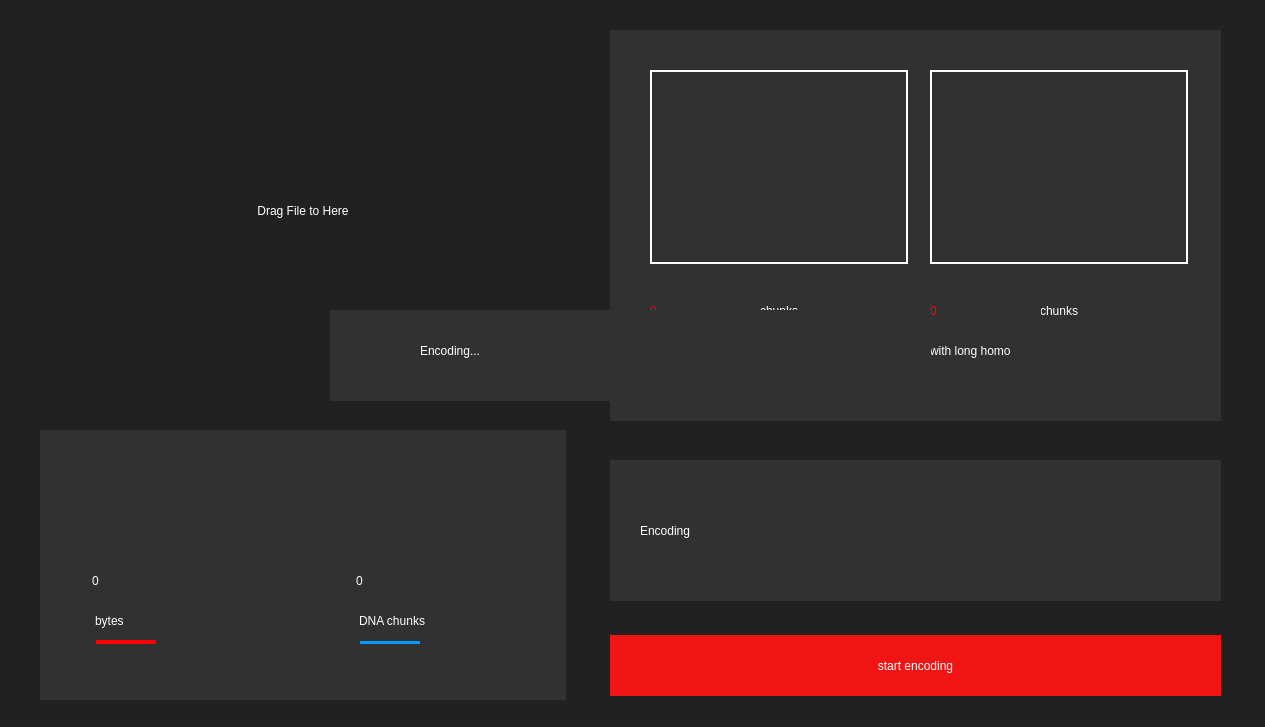
<?xml version="1.0" encoding="UTF-8"?>
<ui version="4.0">
 <class>EncodeWidget</class>
 <widget class="QWidget" name="EncodeWidget">
  <property name="geometry">
   <rect>
    <x>0</x>
    <y>0</y>
    <width>1265</width>
    <height>727</height>
   </rect>
  </property>
  <property name="acceptDrops">
   <bool>true</bool>
  </property>
  <property name="windowTitle">
   <string>Form</string>
  </property>
  <property name="styleSheet">
   <string notr="true">background-color: rgb(34, 33, 33);</string>
  </property>
  <widget class="QLabel" name="label_preview">
   <property name="geometry">
    <rect>
     <x>40</x>
     <y>40</y>
     <width>526</width>
     <height>341</height>
    </rect>
   </property>
   <property name="acceptDrops">
    <bool>true</bool>
   </property>
   <property name="styleSheet">
    <string notr="true">font: 75 20pt &quot;Segoe UI&quot;;
color: rgb(255, 255, 255);</string>
   </property>
   <property name="text">
    <string>Drag File to Here</string>
   </property>
   <property name="alignment">
    <set>Qt::AlignCenter</set>
   </property>
  </widget>
  <widget class="QLabel" name="label_file_name">
   <property name="geometry">
    <rect>
     <x>40</x>
     <y>381</y>
     <width>526</width>
     <height>30</height>
    </rect>
   </property>
   <property name="acceptDrops">
    <bool>true</bool>
   </property>
   <property name="styleSheet">
    <string notr="true">font: 400 14pt &quot;Segoe UI&quot;;
color: rgb(255, 255, 255);</string>
   </property>
   <property name="text">
    <string/>
   </property>
   <property name="alignment">
    <set>Qt::AlignCenter</set>
   </property>
  </widget>
  <widget class="QWidget" name="widget_size" native="true">
   <property name="geometry">
    <rect>
     <x>40</x>
     <y>430</y>
     <width>526</width>
     <height>270</height>
    </rect>
   </property>
   <property name="acceptDrops">
    <bool>true</bool>
   </property>
   <property name="styleSheet">
    <string notr="true">background-color: rgb(50, 49, 49);</string>
   </property>
  </widget>
  <widget class="QLabel" name="label_file_size">
   <property name="geometry">
    <rect>
     <x>92</x>
     <y>560</y>
     <width>211</width>
     <height>41</height>
    </rect>
   </property>
   <property name="acceptDrops">
    <bool>true</bool>
   </property>
   <property name="styleSheet">
    <string notr="true">font: 500 20pt &quot;Segoe UI&quot;;
color: white;
background-color: rgb(50, 49, 49);</string>
   </property>
   <property name="text">
    <string>0</string>
   </property>
  </widget>
  <widget class="QLabel" name="label_chunk_num">
   <property name="geometry">
    <rect>
     <x>356</x>
     <y>560</y>
     <width>151</width>
     <height>41</height>
    </rect>
   </property>
   <property name="acceptDrops">
    <bool>true</bool>
   </property>
   <property name="styleSheet">
    <string notr="true">font: 500 20pt &quot;Segoe UI&quot;;
color: white;
background-color: rgb(50, 49, 49);</string>
   </property>
   <property name="text">
    <string>0</string>
   </property>
  </widget>
  <widget class="QLabel" name="label_byte_5">
   <property name="geometry">
    <rect>
     <x>360</x>
     <y>640</y>
     <width>60</width>
     <height>4</height>
    </rect>
   </property>
   <property name="acceptDrops">
    <bool>true</bool>
   </property>
   <property name="styleSheet">
    <string notr="true">background-color: rgb(2, 154, 255);</string>
   </property>
   <property name="text">
    <string/>
   </property>
  </widget>
  <widget class="QLabel" name="label_byte">
   <property name="geometry">
    <rect>
     <x>95</x>
     <y>600</y>
     <width>211</width>
     <height>41</height>
    </rect>
   </property>
   <property name="acceptDrops">
    <bool>true</bool>
   </property>
   <property name="styleSheet">
    <string notr="true">font: 75 12pt &quot;Segoe UI&quot;;
color: white;
background-color: rgb(50, 49, 49);</string>
   </property>
   <property name="text">
    <string>bytes</string>
   </property>
  </widget>
  <widget class="QLabel" name="label_byte_3">
   <property name="geometry">
    <rect>
     <x>359</x>
     <y>600</y>
     <width>171</width>
     <height>41</height>
    </rect>
   </property>
   <property name="acceptDrops">
    <bool>true</bool>
   </property>
   <property name="styleSheet">
    <string notr="true">font: 75 12pt &quot;Segoe UI&quot;;
color: white;
background-color: rgb(50, 49, 49);</string>
   </property>
   <property name="text">
    <string>DNA chunks</string>
   </property>
  </widget>
  <widget class="QLabel" name="label_byte_2">
   <property name="geometry">
    <rect>
     <x>96</x>
     <y>640</y>
     <width>60</width>
     <height>4</height>
    </rect>
   </property>
   <property name="acceptDrops">
    <bool>true</bool>
   </property>
   <property name="styleSheet">
    <string notr="true">background-color: rgb(255, 0, 0);</string>
   </property>
   <property name="text">
    <string/>
   </property>
  </widget>
  <widget class="QPushButton" name="pushButton_icon_file">
   <property name="geometry">
    <rect>
     <x>106</x>
     <y>470</y>
     <width>56</width>
     <height>56</height>
    </rect>
   </property>
   <property name="acceptDrops">
    <bool>true</bool>
   </property>
   <property name="styleSheet">
    <string notr="true">border: 0px;
background-color: rgb(50, 49, 49);</string>
   </property>
   <property name="text">
    <string/>
   </property>
  </widget>
  <widget class="QPushButton" name="pushButton_icon_array">
   <property name="geometry">
    <rect>
     <x>260</x>
     <y>470</y>
     <width>56</width>
     <height>56</height>
    </rect>
   </property>
   <property name="acceptDrops">
    <bool>true</bool>
   </property>
   <property name="styleSheet">
    <string notr="true">border: 0px;
background-color: rgb(50, 49, 49);</string>
   </property>
   <property name="text">
    <string/>
   </property>
  </widget>
  <widget class="QPushButton" name="pushButton_icon_dna">
   <property name="geometry">
    <rect>
     <x>426</x>
     <y>470</y>
     <width>56</width>
     <height>56</height>
    </rect>
   </property>
   <property name="acceptDrops">
    <bool>true</bool>
   </property>
   <property name="styleSheet">
    <string notr="true">border: 0px;
background-color: rgb(50, 49, 49);</string>
   </property>
   <property name="text">
    <string/>
   </property>
  </widget>
  <widget class="QLabel" name="label_homo_graph">
   <property name="geometry">
    <rect>
     <x>930</x>
     <y>70</y>
     <width>258</width>
     <height>194</height>
    </rect>
   </property>
   <property name="acceptDrops">
    <bool>true</bool>
   </property>
   <property name="styleSheet">
    <string notr="true">font: 75 20pt &quot;Segoe UI&quot;;
color: white;
background-color: rgb(50, 49, 49);
border: 2px solid white;</string>
   </property>
   <property name="text">
    <string/>
   </property>
  </widget>
  <widget class="QLabel" name="label_byte_6">
   <property name="geometry">
    <rect>
     <x>1040</x>
     <y>290</y>
     <width>61</width>
     <height>41</height>
    </rect>
   </property>
   <property name="acceptDrops">
    <bool>true</bool>
   </property>
   <property name="styleSheet">
    <string notr="true">font: 75 12pt &quot;Segoe UI&quot;;
color: white;
background-color: rgb(50, 49, 49);</string>
   </property>
   <property name="text">
    <string>chunks</string>
   </property>
  </widget>
  <widget class="QLabel" name="label_homo_chunks">
   <property name="geometry">
    <rect>
     <x>930</x>
     <y>290</y>
     <width>111</width>
     <height>41</height>
    </rect>
   </property>
   <property name="acceptDrops">
    <bool>true</bool>
   </property>
   <property name="styleSheet">
    <string notr="true">font: 500 20pt &quot;Segoe UI&quot;;
color: red;
background-color: rgb(50, 49, 49);</string>
   </property>
   <property name="text">
    <string>0</string>
   </property>
  </widget>
  <widget class="QLabel" name="label_byte_8">
   <property name="geometry">
    <rect>
     <x>930</x>
     <y>330</y>
     <width>171</width>
     <height>41</height>
    </rect>
   </property>
   <property name="acceptDrops">
    <bool>true</bool>
   </property>
   <property name="styleSheet">
    <string notr="true">font: 500 12pt &quot;Segoe UI&quot;;
color: white;
background-color: rgb(50, 49, 49);</string>
   </property>
   <property name="text">
    <string>with long homo</string>
   </property>
  </widget>
  <widget class="QWidget" name="widget_chunks" native="true">
   <property name="geometry">
    <rect>
     <x>610</x>
     <y>30</y>
     <width>611</width>
     <height>391</height>
    </rect>
   </property>
   <property name="acceptDrops">
    <bool>true</bool>
   </property>
   <property name="styleSheet">
    <string notr="true">background-color: rgb(50, 49, 49);</string>
   </property>
  </widget>
  <widget class="QWidget" name="widget_config" native="true">
   <property name="geometry">
    <rect>
     <x>610</x>
     <y>460</y>
     <width>611</width>
     <height>141</height>
    </rect>
   </property>
   <property name="acceptDrops">
    <bool>true</bool>
   </property>
   <property name="styleSheet">
    <string notr="true">background-color: rgb(50, 49, 49);</string>
   </property>
   <widget class="QLabel" name="label_byte_9">
    <property name="geometry">
     <rect>
      <x>30</x>
      <y>50</y>
      <width>171</width>
      <height>41</height>
     </rect>
    </property>
    <property name="acceptDrops">
     <bool>true</bool>
    </property>
    <property name="styleSheet">
     <string notr="true">font: 500 20pt &quot;Segoe UI&quot;;
color: white;
background-color: rgb(50, 49, 49);</string>
    </property>
    <property name="text">
     <string>Encoding</string>
    </property>
   </widget>
  </widget>
  <widget class="QPushButton" name="pushButton_start">
   <property name="geometry">
    <rect>
     <x>610</x>
     <y>635</y>
     <width>611</width>
     <height>61</height>
    </rect>
   </property>
   <property name="acceptDrops">
    <bool>true</bool>
   </property>
   <property name="styleSheet">
    <string notr="true">QPushButton#pushButton_start{
border: 0px;
background-color: rgb(240, 20, 20);
font: 500 20pt &quot;Segoe UI&quot;;
color: white;}
QPushButton#pushButton_start:pressed{
border: 0px;
background-color: qradialgradient(spread:pad, cx:0.5, cy:0.5, radius:0.5, fx:0.5, fy:0.5, stop:0.24 rgba(240, 20, 20, 180), stop:0.52 rgba(240, 20, 20, 210), stop:1 rgba(240, 20, 20, 240));
font: 500 20pt &quot;Segoe UI&quot;;
color: white;}</string>
   </property>
   <property name="text">
    <string>start encoding</string>
   </property>
  </widget>
  <widget class="QPushButton" name="pushButton_icon_fountain">
   <property name="geometry">
    <rect>
     <x>880</x>
     <y>500</y>
     <width>56</width>
     <height>56</height>
    </rect>
   </property>
   <property name="acceptDrops">
    <bool>true</bool>
   </property>
   <property name="styleSheet">
    <string notr="true">QPushButton#pushButton_icon_fountain{
border: 0px;
background-color: rgb(50, 49, 49);
}
QPushButton#pushButton_icon_fountain:hover{
border: 1px solid rgb(255, 170, 0);
background-color: rgb(50, 49, 49);
}
</string>
   </property>
   <property name="text">
    <string/>
   </property>
  </widget>
  <widget class="QPushButton" name="pushButton_icon_mask">
   <property name="geometry">
    <rect>
     <x>1040</x>
     <y>500</y>
     <width>56</width>
     <height>56</height>
    </rect>
   </property>
   <property name="acceptDrops">
    <bool>true</bool>
   </property>
   <property name="styleSheet">
    <string notr="true">QPushButton#pushButton_icon_mask{
border: 0px;
background-color: rgb(50, 49, 49);
}
QPushButton#pushButton_icon_mask:hover{
border: 1px solid rgb(255, 170, 0);
background-color: rgb(50, 49, 49);
}
</string>
   </property>
   <property name="text">
    <string/>
   </property>
  </widget>
  <widget class="QLabel" name="label_file_alarm">
   <property name="geometry">
    <rect>
     <x>462</x>
     <y>320</y>
     <width>340</width>
     <height>60</height>
    </rect>
   </property>
   <property name="styleSheet">
    <string notr="true">border-radius:8px;
border: 3px solid rgb(230, 60, 60);
background-color: rgb(180, 30, 30);
font: 400 18pt &quot;Segoe UI&quot;;
color: rgb(255, 255, 255);</string>
   </property>
   <property name="text">
    <string>Please Import Your File</string>
   </property>
   <property name="alignment">
    <set>Qt::AlignCenter</set>
   </property>
  </widget>
  <widget class="QLabel" name="label_CG_graph">
   <property name="geometry">
    <rect>
     <x>650</x>
     <y>70</y>
     <width>258</width>
     <height>194</height>
    </rect>
   </property>
   <property name="acceptDrops">
    <bool>true</bool>
   </property>
   <property name="styleSheet">
    <string notr="true">font: 75 20pt &quot;Segoe UI&quot;;
color: white;
background-color: rgb(50, 49, 49);
border: 2px solid white;</string>
   </property>
   <property name="text">
    <string/>
   </property>
  </widget>
  <widget class="QLabel" name="label_byte_7">
   <property name="geometry">
    <rect>
     <x>650</x>
     <y>330</y>
     <width>171</width>
     <height>41</height>
    </rect>
   </property>
   <property name="acceptDrops">
    <bool>true</bool>
   </property>
   <property name="styleSheet">
    <string notr="true">font: 500 12pt &quot;Segoe UI&quot;;
color: white;
background-color: rgb(50, 49, 49);</string>
   </property>
   <property name="text">
    <string>GC out of range</string>
   </property>
  </widget>
  <widget class="QLabel" name="label_CG_chunks">
   <property name="geometry">
    <rect>
     <x>650</x>
     <y>290</y>
     <width>111</width>
     <height>41</height>
    </rect>
   </property>
   <property name="acceptDrops">
    <bool>true</bool>
   </property>
   <property name="styleSheet">
    <string notr="true">font: 500 20pt &quot;Segoe UI&quot;;
color: red;
background-color: rgb(50, 49, 49);</string>
   </property>
   <property name="text">
    <string>0</string>
   </property>
  </widget>
  <widget class="QLabel" name="label_byte_4">
   <property name="geometry">
    <rect>
     <x>760</x>
     <y>290</y>
     <width>61</width>
     <height>41</height>
    </rect>
   </property>
   <property name="acceptDrops">
    <bool>true</bool>
   </property>
   <property name="styleSheet">
    <string notr="true">font: 75 12pt &quot;Segoe UI&quot;;
color: white;
background-color: rgb(50, 49, 49);</string>
   </property>
   <property name="text">
    <string>chunks</string>
   </property>
  </widget>
  <widget class="QLabel" name="label_loading_text">
   <property name="geometry">
    <rect>
     <x>420</x>
     <y>330</y>
     <width>171</width>
     <height>41</height>
    </rect>
   </property>
   <property name="acceptDrops">
    <bool>true</bool>
   </property>
   <property name="styleSheet">
    <string notr="true">font: 500 20pt &quot;Segoe UI&quot;;
color: white;
background-color: rgb(50, 49, 49);</string>
   </property>
   <property name="text">
    <string>Encoding...</string>
   </property>
  </widget>
  <widget class="QLabel" name="label_loading_background">
   <property name="geometry">
    <rect>
     <x>330</x>
     <y>310</y>
     <width>601</width>
     <height>91</height>
    </rect>
   </property>
   <property name="acceptDrops">
    <bool>true</bool>
   </property>
   <property name="styleSheet">
    <string notr="true">background-color: rgb(50, 49, 49);</string>
   </property>
   <property name="text">
    <string/>
   </property>
  </widget>
  <widget class="QPushButton" name="pushButton_loading_icon">
   <property name="geometry">
    <rect>
     <x>710</x>
     <y>330</y>
     <width>56</width>
     <height>56</height>
    </rect>
   </property>
   <property name="acceptDrops">
    <bool>true</bool>
   </property>
   <property name="styleSheet">
    <string notr="true">border: 0px;
background-color: rgb(50, 49, 49);</string>
   </property>
   <property name="text">
    <string/>
   </property>
  </widget>
  <zorder>widget_chunks</zorder>
  <zorder>label_preview</zorder>
  <zorder>label_file_name</zorder>
  <zorder>widget_size</zorder>
  <zorder>label_file_size</zorder>
  <zorder>label_chunk_num</zorder>
  <zorder>label_byte_5</zorder>
  <zorder>label_byte</zorder>
  <zorder>label_byte_3</zorder>
  <zorder>label_byte_2</zorder>
  <zorder>pushButton_icon_file</zorder>
  <zorder>pushButton_icon_array</zorder>
  <zorder>pushButton_icon_dna</zorder>
  <zorder>label_homo_graph</zorder>
  <zorder>label_byte_6</zorder>
  <zorder>label_homo_chunks</zorder>
  <zorder>label_byte_8</zorder>
  <zorder>widget_config</zorder>
  <zorder>pushButton_start</zorder>
  <zorder>pushButton_icon_fountain</zorder>
  <zorder>pushButton_icon_mask</zorder>
  <zorder>label_CG_graph</zorder>
  <zorder>label_byte_7</zorder>
  <zorder>label_CG_chunks</zorder>
  <zorder>label_byte_4</zorder>
  <zorder>label_file_alarm</zorder>
  <zorder>label_loading_background</zorder>
  <zorder>pushButton_loading_icon</zorder>
  <zorder>label_loading_text</zorder>
 </widget>
 <resources/>
 <connections/>
</ui>
